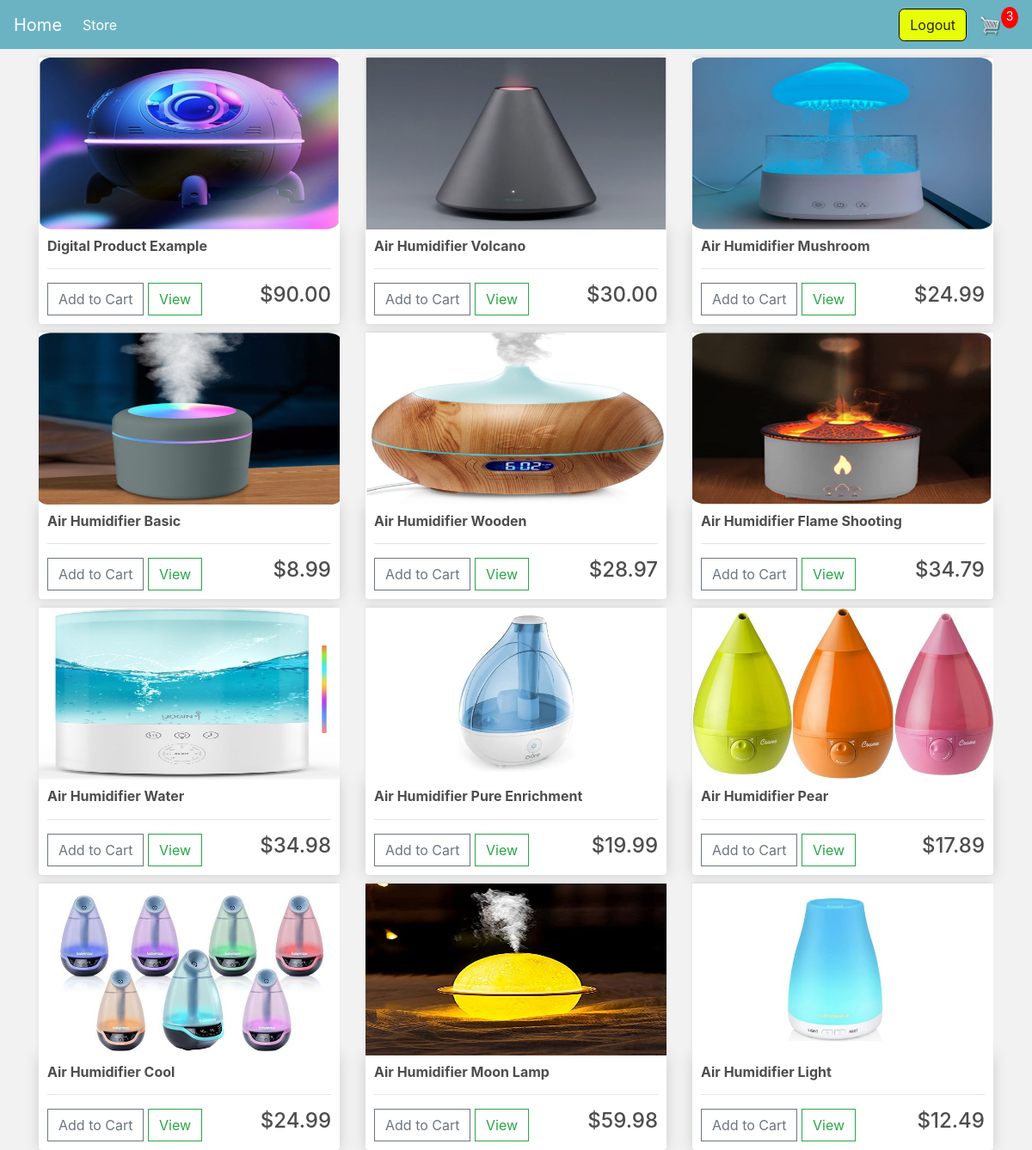
The app's page /store/ (signed in) with its own data.
### store/models.py (models this page shows, shortened)
class Order(models.Model):
    customer = models.ForeignKey(Customer, on_delete=models.SET_NULL, blank=True, null=True)
    date_ordered = models.DateTimeField(auto_now_add=True)
    complete = models.BooleanField(default=False, null = True, blank = False)
    transaction_id = models.CharField(max_length = 200, null=True)
    def get_cart_items(self):
        orderitems = self.orderitem_set.all()
        total = sum([item.quantity for item in orderitems])
        return total

class OrderItem(models.Model):
    product = models.ForeignKey(Product, on_delete=models.SET_NULL, blank=True, null=True)
    order = models.ForeignKey(Order, on_delete=models.SET_NULL, blank=True, null=True)
    quantity = models.IntegerField(default=0, null=True, blank=True)
    date_added = models.DateTimeField(auto_now_add=True)

class Product(models.Model):
    name = models.CharField(max_length=200, null=True)
    price = models.DecimalField(max_digits=8, decimal_places=2)
    digital = models.BooleanField(default=False, null = True, blank = False) # might change blank and null again
    image =  models.ImageField(null=True, blank=True)
    @property
    def imageURL(self):
        try:
            url = self.image.url
        except:
            url = ''
        return url

### store/views.py (the view)
# urls.py: path('', include ('store.urls')),
def store(request):
    data = cartData(request)
    cartItems = data['cartItems']
    products = Product.objects.all()
    context = {'products' : products, 'cartItems' : cartItems}
    return render(request, 'store/store.html', context)

### store/utils.py (called while the page is built)
def cartData(request):
    if request.user.is_authenticated :
        customer = request.user.customer
        order, created = Order.objects.get_or_create(customer=customer, complete=False)
        items = order.orderitem_set.all()
        cartItems = order.get_cart_items
    else :
        cookieData = cookieCart(request)
        cartItems = cookieData['cartItems']
        order = cookieData['order']
        items = cookieData['items']
    return {'cartItems':cartItems, 'order':order, 'items':items}

### store/templates/store/store.html
{% extends 'store/main.html' %}
{% load static %}
{% block content %}
    <div class="row">
        {% for product in products %}
        <div class="col-lg-4">
            <img class="thumbnail" src="{{product.imageURL}}">
            <div class="box-element product">
                <h6><strong>{{product.name}}</strong></h6>
                <hr>
                <button data-product="{{product.id}}" data-action="add" class="btn btn-outline-secondary add-btn update-cart">Add to Cart</button>
                {% if product.name == "Digital Product Example" %}
                    <a class="btn btn-outline-success" href="{% static '/images/space.png' %}">View</a>
                {% elif product.name == "Air Humidifier Volcano" %}
                    <a class="btn btn-outline-success" href="{% static '/images/volcano.png' %}">View</a>
                {% elif product.name == "Air Humidifier Mushroom" %}
                    <a class="btn btn-outline-success" href="{% static '/images/mushroom.png' %}">View</a>
                {% elif product.name == "Air Humidifier Basic" %}
                    <a class="btn btn-outline-success" href="{% static '/images/basic.png' %}">View</a>
                {% elif product.name == "Air Humidifier Wooden" %}
                    <a class="btn btn-outline-success" href="{% static '/images/wood.png' %}">View</a>
                {% elif product.name == "Air Humidifier Flame Shooting" %}
                    <a class="btn btn-outline-success" href="{% static '/images/flame.png' %}">View</a>
                {% elif product.name == "Air Humidifier Water" %}
                    <a class="btn btn-outline-success" href="{% static '/images/water.png' %}">View</a>
                {% elif product.name == "Air Humidifier Pure Enrichment" %}
                    <a class="btn btn-outline-success" href="{% static '/images/pure_enrichment.png' %}">View</a>
                {% elif product.name == "Air Humidifier Pear" %}
                    <a class="btn btn-outline-success" href="{% static '/images/pear.png' %}">View</a>
                {% elif product.name == "Air Humidifier Cool" %}
                    <a class="btn btn-outline-success" href="{% static '/images/cool.png' %}">View</a>
                {% elif product.name == "Air Humidifier Moon Lamp" %}
                    <a class="btn btn-outline-success" href="{% static '/images/moon_lamp.png' %}">View</a>
                {% elif product.name == "Air Humidifier Light" %}
                    <a class="btn btn-outline-success" href="{% static '/images/light.png' %}">View</a>
                {% endif %}
                <h4 style="display:inline-block;float:right;">${{product.price|floatformat:2}}</h4>
            </div>
        </div>
        {% endfor %}
    </div>
{% endblock content %}

### store/templates/store/main.html (shortened to what this page needs)
<!DOCTYPE html>
{% load static %}
<html lang="en">
<head>
	<link rel="stylesheet" href="https://stackpath.bootstrapcdn.com/bootstrap/4.4.1/css/bootstrap.min.css">
	<link rel="stylesheet" type="text/css" href="{% static 'css/main.css' %}">
</head>
<body>
    <nav class="navbar navbar-expand-lg navbar-dark bg-dark">
        <a class="navbar-brand" href="{% url 'home' %}">Home</a>
        <div class="collapse navbar-collapse" id="navbarSupportedContent">
            <ul class="navbar-nav mr-auto">
                <li class="nav-item active">
                <a class="nav-link" href="{% url 'store' %}">Store <span class="sr-only">(current)</span></a>
                </li>
            </ul>
            <div class="form-inline my-2 my-lg-0">
                {% if user.is_authenticated %}
                    <a href="{% url 'logout' %}"class="btn btn-warning animation2">Logout</a>
                {% else %}
                    <a href="{% url 'login' %}"class="btn btn-warning animation2" style="margin:0.5em">Login</a>
                    <a href="{% url 'register' %}"class="btn btn-warning animation2" style="margin:0.5em">Register</a>
                {% endif %}
                <a class="animation1" href="{% url 'cart' %}">
                    <img id="cart-icon" src="{% static 'images/cart.png' %}">
                </a>
                <p id="cart-total">{{cartItems}}</p>
            </div>
        </div>
      </nav>
    <div class="container">
        {% block content %}
        {% endblock content %}
    </div>
</body>
</html>

### static/css/main.css (style rules this page uses)
body { background-color: hsl(0, 0%, 95%); }
h1,h2,h3,h4,h5,h6 { color:hsl(0, 0%, 30%); }
.box-element { box-shadow:hsl(0, 0%, 80%) 0 0 16px; background-color: #fff; border-radius: 4px; padding: 10px; }
.thumbnail { width: 100%; height: 200px; -webkit-box-shadow: -1px -3px 5px -2px rgba(214,214,214,1); -moz-box-shadow: -1px -3px 5px -2px rgba(214,214,214,1); box-shadow: -1px -3px 5px -2px rgba(214,214,214,1); }
.product { border-radius: 0 0 4px 4px; }
.bg-dark { background-color: #6bb3c3!important; }
#cart-icon { width:25px; display: inline-block; margin-left: 15px; }
#cart-total { display: block; text-align: center; color:#fff; background-color: red; width: 20px; height: 25px; border-radius: 50%; font-size: 14px; }
.col-lg-4, .col-lg-6, .col-lg-8, .col-lg-12 { margin-top: 10px; }
.btn { border-radius: 0; }
.btn-warning { background-color: #e7ff07; border-color: #000000; border-radius: 0.4em; }
.animation1 img { transition: all 0.5s ease; }
.animation2 { transition: all 0.2s ease; }

### records on screen
Order: id.quantity "3"
Product: imageURL (picture), name "Digital Product Example", shows "View", price "90.00"
Product: imageURL (picture), name "Air Humidifier Volcano", shows "View", price "30.00"
Product: imageURL (picture), name "Air Humidifier Mushroom", shows "View", price "24.99"
Product: imageURL (picture), name "Air Humidifier Basic", shows "View", price "8.99"
Product: imageURL (picture), name "Air Humidifier Wooden", shows "View", price "28.97"
Product: imageURL (picture), name "Air Humidifier Flame Shooting", shows "View", price "34.79"
Product: imageURL (picture), name "Air Humidifier Water", shows "View", price "34.98"
Product: imageURL (picture), name "Air Humidifier Pure Enrichment", shows "View", price "19.99"
Product: imageURL (picture), name "Air Humidifier Pear", shows "View", price "17.89"
Product: imageURL (picture), name "Air Humidifier Cool", shows "View", price "24.99"
Product: imageURL (picture), name "Air Humidifier Moon Lamp", shows "View", price "59.98"
Product: imageURL (picture), name "Air Humidifier Light", shows "View", price "12.49"
